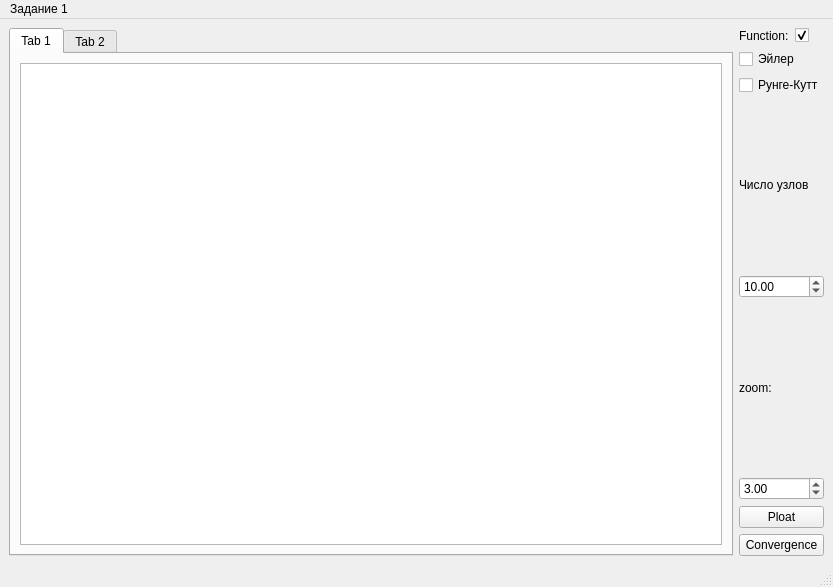
<?xml version="1.0" encoding="UTF-8"?>
<ui version="4.0">
 <class>MainWindow</class>
 <widget class="QMainWindow" name="MainWindow">
  <property name="geometry">
   <rect>
    <x>0</x>
    <y>0</y>
    <width>833</width>
    <height>587</height>
   </rect>
  </property>
  <property name="windowTitle">
   <string>MainWindow</string>
  </property>
  <widget class="QWidget" name="centralwidget">
   <layout class="QGridLayout" name="gridLayout">
    <item row="3" column="1" colspan="2">
     <widget class="QLabel" name="label_4">
      <property name="text">
       <string>Число узлов</string>
      </property>
     </widget>
    </item>
    <item row="2" column="1" colspan="2">
     <widget class="QCheckBox" name="RungeBox">
      <property name="text">
       <string>Рунге-Кутт</string>
      </property>
     </widget>
    </item>
    <item row="1" column="1" colspan="2">
     <widget class="QCheckBox" name="EylerBox">
      <property name="text">
       <string>Эйлер</string>
      </property>
     </widget>
    </item>
    <item row="0" column="0" rowspan="9">
     <widget class="QTabWidget" name="tabWidget">
      <property name="currentIndex">
       <number>0</number>
      </property>
      <widget class="QWidget" name="tab">
       <attribute name="title">
        <string>Tab 1</string>
       </attribute>
       <layout class="QHBoxLayout" name="horizontalLayout">
        <item>
         <widget class="QGraphicsView" name="graphicsView">
          <property name="mouseTracking">
           <bool>true</bool>
          </property>
         </widget>
        </item>
       </layout>
      </widget>
      <widget class="QWidget" name="tab_2">
       <attribute name="title">
        <string>Tab 2</string>
       </attribute>
       <layout class="QVBoxLayout" name="verticalLayout">
        <item>
         <widget class="QGraphicsView" name="graphicsConvergence">
          <property name="interactive">
           <bool>true</bool>
          </property>
         </widget>
        </item>
       </layout>
      </widget>
     </widget>
    </item>
    <item row="7" column="1" colspan="2">
     <widget class="QPushButton" name="PloatButton">
      <property name="text">
       <string>Ploat</string>
      </property>
     </widget>
    </item>
    <item row="0" column="1">
     <widget class="QLabel" name="label">
      <property name="text">
       <string>Function:</string>
      </property>
     </widget>
    </item>
    <item row="8" column="1" colspan="2">
     <widget class="QPushButton" name="ConvergenceButton">
      <property name="text">
       <string>Convergence</string>
      </property>
     </widget>
    </item>
    <item row="0" column="2">
     <widget class="QCheckBox" name="Function">
      <property name="enabled">
       <bool>true</bool>
      </property>
      <property name="text">
       <string/>
      </property>
      <property name="checked">
       <bool>true</bool>
      </property>
     </widget>
    </item>
    <item row="4" column="1" colspan="2">
     <widget class="QDoubleSpinBox" name="Knots">
      <property name="minimum">
       <double>3.000000000000000</double>
      </property>
      <property name="maximum">
       <double>70000.000000000000000</double>
      </property>
      <property name="singleStep">
       <double>10.000000000000000</double>
      </property>
      <property name="value">
       <double>10.000000000000000</double>
      </property>
     </widget>
    </item>
    <item row="6" column="1" colspan="2">
     <widget class="QDoubleSpinBox" name="doubleSpinBox">
      <property name="minimum">
       <double>1.000000000000000</double>
      </property>
      <property name="value">
       <double>3.000000000000000</double>
      </property>
     </widget>
    </item>
    <item row="5" column="1" colspan="2">
     <widget class="QLabel" name="label_2">
      <property name="text">
       <string>zoom:</string>
      </property>
     </widget>
    </item>
   </layout>
  </widget>
  <widget class="QMenuBar" name="menubar">
   <property name="geometry">
    <rect>
     <x>0</x>
     <y>0</y>
     <width>833</width>
     <height>25</height>
    </rect>
   </property>
   <widget class="QMenu" name="menu_1">
    <property name="title">
     <string>Задание 1</string>
    </property>
   </widget>
   <addaction name="menu_1"/>
  </widget>
  <widget class="QStatusBar" name="statusbar"/>
 </widget>
 <tabstops>
  <tabstop>graphicsView</tabstop>
  <tabstop>tabWidget</tabstop>
  <tabstop>Function</tabstop>
  <tabstop>EylerBox</tabstop>
  <tabstop>RungeBox</tabstop>
  <tabstop>Knots</tabstop>
  <tabstop>doubleSpinBox</tabstop>
  <tabstop>PloatButton</tabstop>
  <tabstop>ConvergenceButton</tabstop>
  <tabstop>graphicsConvergence</tabstop>
 </tabstops>
 <resources/>
 <connections/>
</ui>
